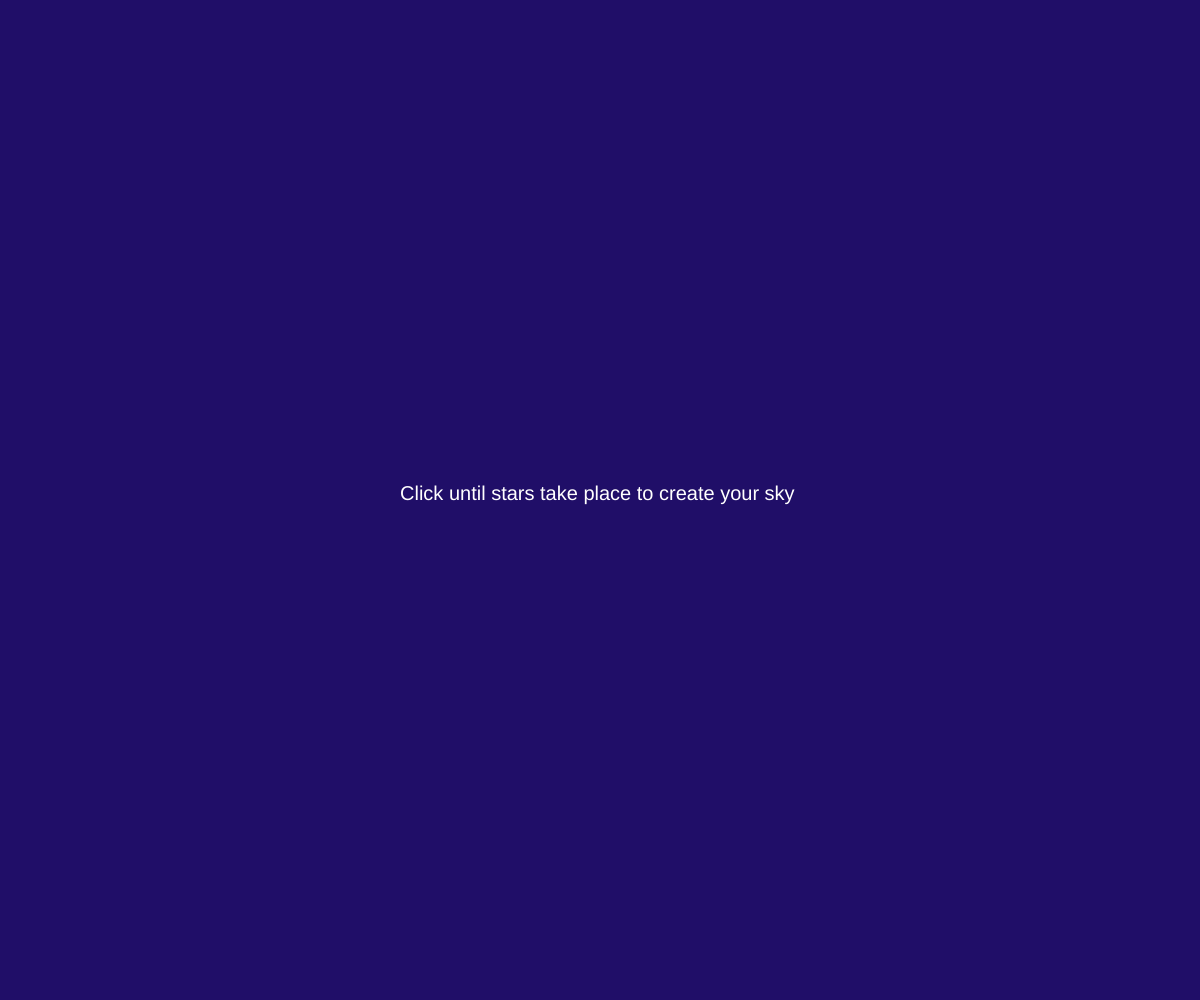
Frame 1 (no input)
Frame 60 (no input): identical to frame 1, image omitted
Frame 120 (the mouse pressed at the canvas centre since frame 60): identical to frame 1, image omitted

The p5.js sketch that drew this single still picture (run headless with seeded random() and noise() and a simulated clock; from frame 60 on, the mouse is pressed at the canvas centre):

// p5.js sketch
// ── sketch.js
function preload() {
  // put preload code here
}

var stars = [];
var colors = ['#ffffff', '#fff15c', '#ffe800', '#f3f1e2'];
var starsNumber = 25;

function setup() {
  createCanvas(windowWidth, windowHeight);
  frameRate(50);
}

function mouseClicked() {
  for (var a = 0; a < starsNumber; a++) {
    var myStar = new Star(mouseX, mouseY, 10);
    myStar.speed1 = random(-5, 5);
    myStar.speed2 = random(-5, 5);
    myStar.color = color(random(colors));
    stars.push(myStar);
  }
}

function draw() {
  background('#200e68');
  fill('white');
  textSize(20);
  textFont('helvetica')
  text('Click until stars take place to create your sky', windowWidth/2-200, height/2);

  for (var b = 0; b < stars.length; b++) {
    stars[b].move();
    stars[b].display();
    stars[b].color = color(random(colors));
  }

  if (frameCount > 800) {
    starsNumber = 0;
  }
}

function Star (_x, _y,) {
  this.size = random(3, 15);
  this.x = _x;
  this.y = _y;
  this.color = 'white';
  this.speed1 = 10;
  this.speed2 = -20;

  var xInc = 1;
  var yInc = 1;

  this.move = function() {
    this.x += this.speed1 * xInc;
    this.y += this.speed2 * yInc;
    if (this.y > height || this.y < 0) {
      yInc = yInc * -1;
    }
    if (this.x > width || this.x < 0) {
      xInc = xInc * -1;
    }
    if (frameCount > 800) {
      xInc = xInc * 0;
      yInc = yInc * 0;
      this.x = this.x + random(-0.25, 0.25);
      this.y = this.y + random(-0.25, 0.25);
    }
  }

  this.display = function() {
    fill(this.color);
    noStroke();
    ellipse(this.x, this.y, this.size);
  }
}
